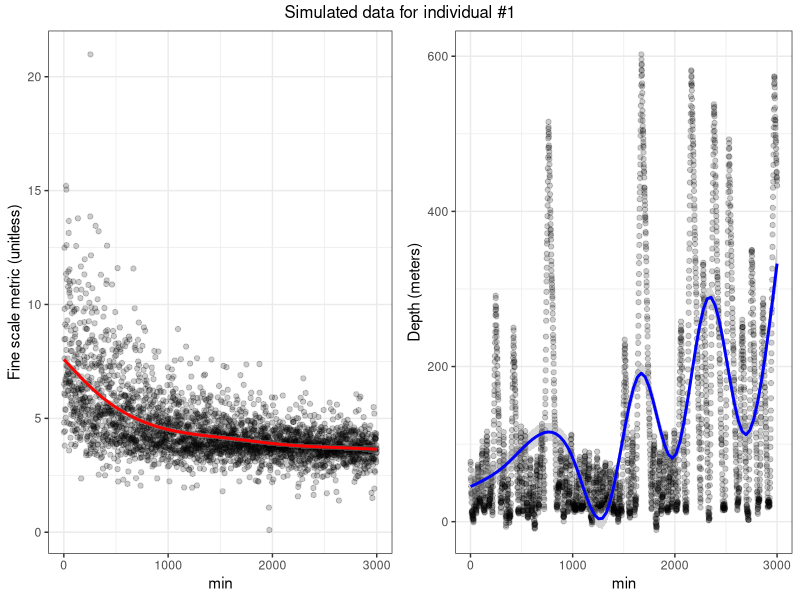
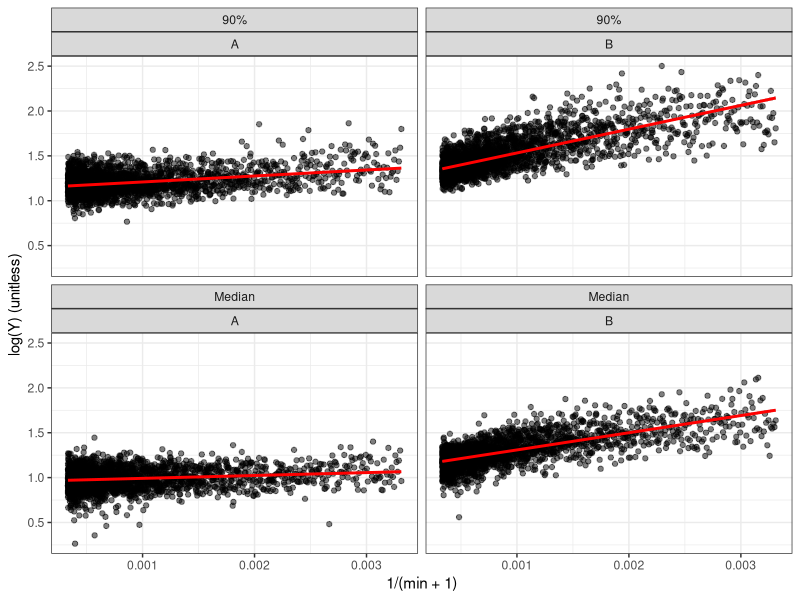
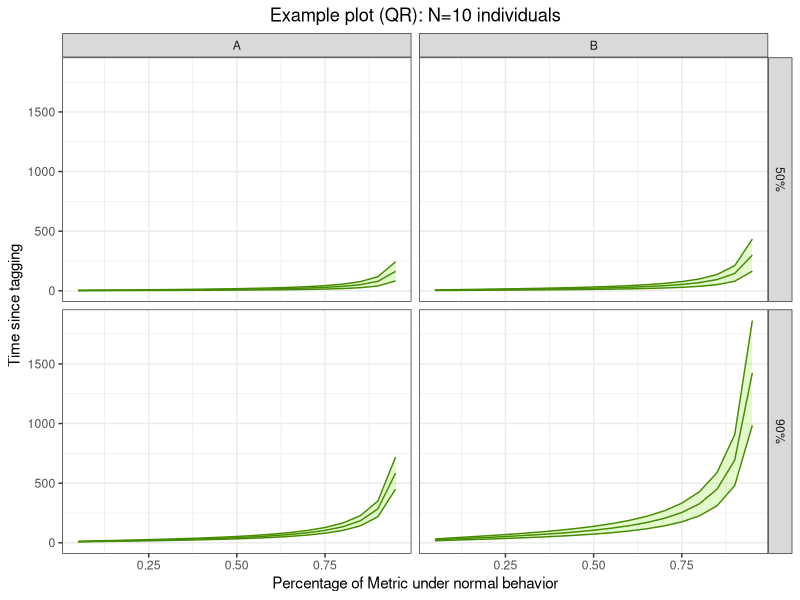
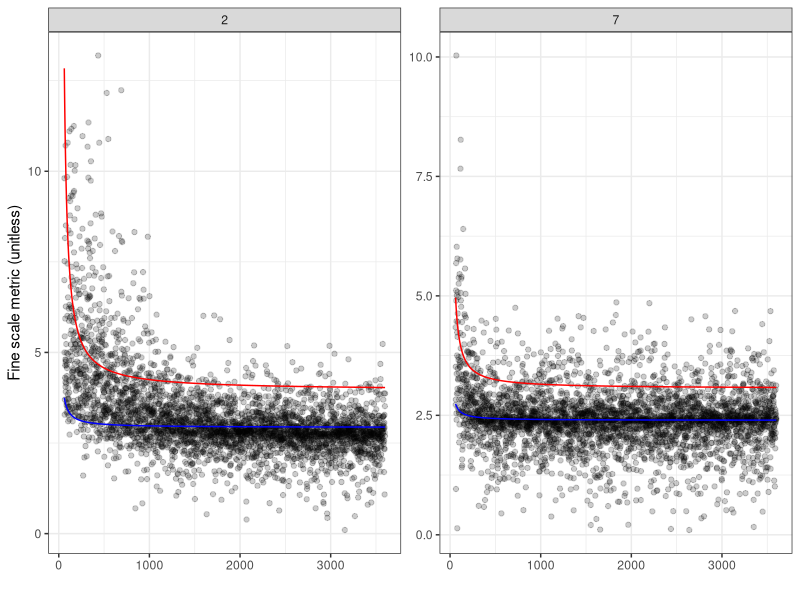
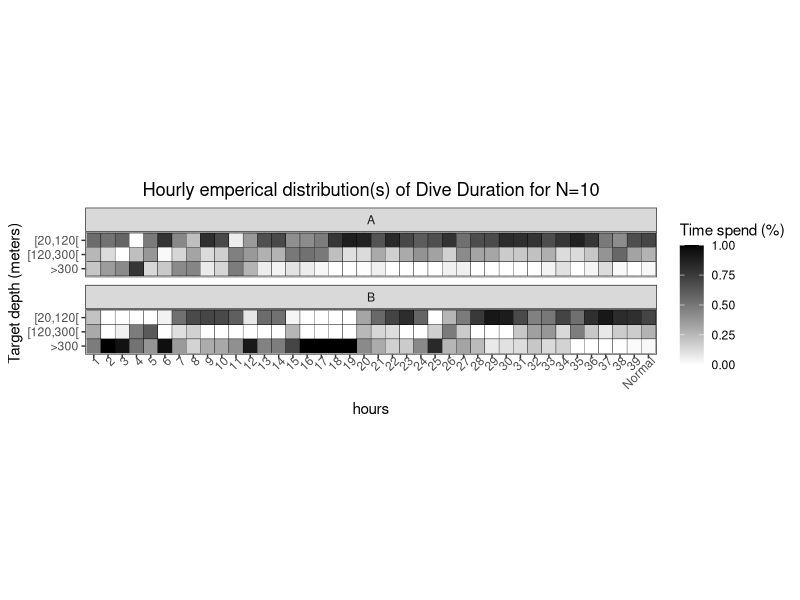
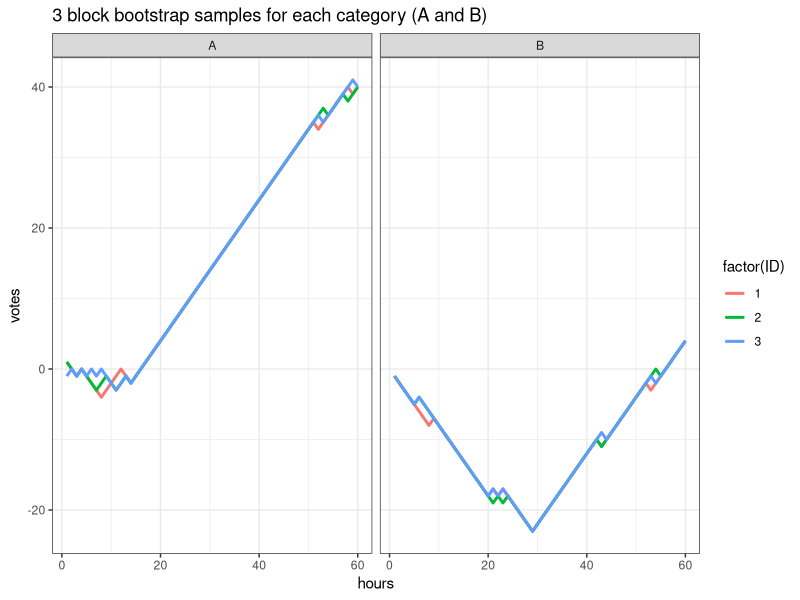
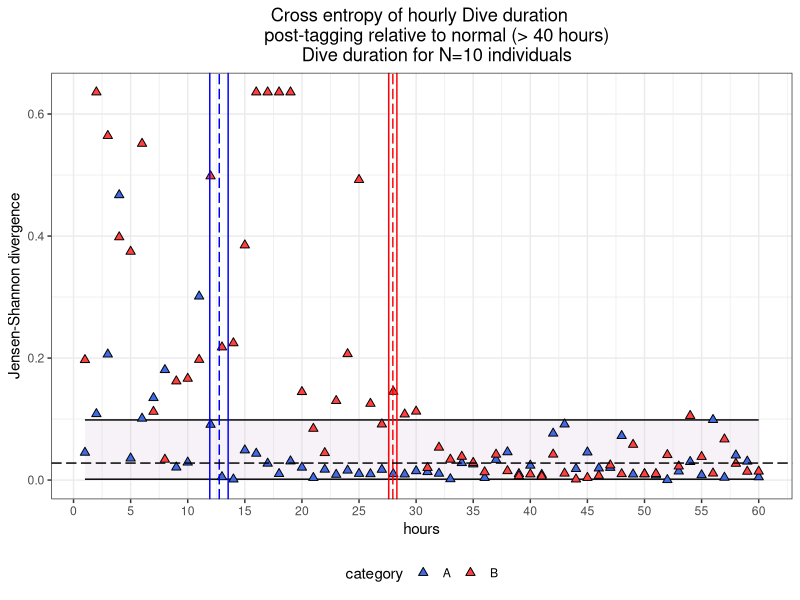

Write R code to recreate these figures, in order.
## ---- chunk 1
library(ggplot2)   ## Grammar of graphics
library(reshape2)  ## Reshaping data frames
library(dplyr)     ## dplyr functionality
library(data.table) ## data tables and data tables functionality
library(readr)     ## read csv
library(gridExtra) ## graphics
library(xtable)    ## LaTeX formatting of tables
library(splines)   ## splines
library(grid)      ## graphics
library(quantreg)  ## quantile regression
library(segmented) ## segmented regression
theme_set(theme_bw()) ## set black and white plots
## ---- chunk 2
set.seed(111) # for reproducibility

##################################################################################
## Simulate 'finescale' metric (eg. VeDBA, Jerk) - assume exponential decay and ##
## with Gamma Noise. The goal is to present the procedure, so the exact         ## 
## distributional form is immaterial                                            ##
##################################################################################

simFineScale <- function(Time,RecTime){ 
  # time in hours, median recovery time, upper quantile recovery time
  
  TimeVec <- 1:(Time*60) # time in minutes
  
  # add variation to recovery time
  recoveryOffset <- sample(-5:5,1) # variation in recovery
  
  # recovery (change) points
  changepoint <- (RecTime+recoveryOffset)
 
  # add gamma noise with scale/rate exponential decaying parameters
  shapeAndScale <- 2*exp(-rep(1:Time,each=60)/changepoint)
  noiseg <- rgamma(TimeVec,shape=shapeAndScale,
                      scale=shapeAndScale)
  # and add normal noise with uniformly distributed std deviation
  noisen <- rnorm(1:(Time*60),0,runif(1:(Time*60)))
  
  # generate observations y and offset to y>0 (data assumed positive)
  y <- noiseg+noisen
  y <- y + abs(min(y))+1e-1
  
  return(y)

}



###############################################################################
## Simulate Depth metric  - assume a random walk with three states: surface, ##      
## foraging, deep diving and ascending where each state has a probability    ##
## which is dependent on whether the whale has recovered or not              ##     
###############################################################################

########################
## Auxiliary function ##
########################
getDepth <- function(x){
  ifelse(x=="Sh",return(sample(40:120,1)),
         ifelse(x=="M",return(sample(120:300,1)),
                return(sample(300:600,1))))
}

simDepth <- function(Time,RecTime){
  # Time in hours, Recovery lower limit, Recovery upper limit
  
  # Time of recovery in hours with variation
  TimeOfRecovery <- sample(max(0,RecTime-5):((RecTime+5)),1)
  
  states <- c("S","Sh","M","D","A") # Surface,Shallow,Medium,Deep diving,Ascending
  curState <- states[5] # Set ascending (start in a dive; see Depth section later)
  
  # check if diving
  divingDummy <- TRUE # start in a dive
  
  baseTransitionProb <- 0.99 # base transition probability from surface to diving
  transitionProb <- 0.99 # variable transition probability
  
  # transition probabilities form Surface (or bottom of dive) to ...
  statesProb <- c(0.9,0.05,0.05,0.3) # Shallow,Medium, Deep diving and Ascending
  statesProbRec <- c(0.1,0.5,0.4,0.3) # (...) after recovery
  
  # speed (in units)
  speed <- c(4,8,12,6) # Shallow,Medium,Deep Diving and Ascending speed
  speedSigma <- c(3,3,3,3) # Standard deviation
  
  depthVec <- rep(0,Time*60) # vector of depths
  depthVec[1] <- getDepth("Sh") # initiate at some Shallow depth
  
  for(t in 2:(Time*60)){ # time in minutes
    
    # recovery transition probabilities
    if(t>TimeOfRecovery*60){statesProb <- statesProbRec}
    
    # check if we are at surface level
    if(curState=="S"){
      divingDummy <- sample(c(1,0),1,
                         prob=c(1-transitionProb,transitionProb)) # change state
      if(divingDummy){ # now diving
        curState <- sample(states[-c(1,5)],1,prob=statesProb[-4])
        targetDepth <- getDepth(curState) # get random target depth
        transitionProb <- baseTransitionProb # reset surface transition probability
      }
      else
      {
        depthVec[t] <- depthVec[t-1]+rnorm(1,0,3) # continue roaming
        transitionProb <- transitionProb*baseTransitionProb # increase chance of transition
      }
    }
    if(curState %in% c("Sh","M","D")){ # check if we are diving or foraging
      if(divingDummy){ # check if we have reached target depth...
        speedIdx <- ifelse(curState=="Sh",1,ifelse(curState=="M",2,3)) # get speed vector index
        depthVec[t] <- depthVec[t-1]+speed[speedIdx]+rnorm(1,0,speedSigma[speedIdx]) # update 
        if(depthVec[t]>targetDepth)divingDummy <- FALSE # target depth reached
      }
      else{ #... or if we are about to ascend
        depthVec[t] <- depthVec[t-1]+rnorm(1,0,3) # continue roaming
        if(runif(1)>statesProb[4])curState<-"A" # now ascending
      }
    }
    # if we are ascending
    if(curState=="A"){
      depthVec[t] <- depthVec[t-1]-speed[4]+rnorm(1,0,speedSigma[4]) # update
      if(depthVec[t]<20)curState <- "S" # we are back at surface level (defined < 20m)
    }
  }
  # return random walk
  return(depthVec)
}
## ---- chunk 3
################################################################################
## Create 10 aquatic animals distributed into 2 groups with one covariate     ##
## which affects the recovery in an exaggerated fashion. The covariate is a   ##
## 2-level factor, where factor A means the recovery is (on average) twice as ##
## fast as the recovery of the group with factor B                            ##
################################################################################


RunTime <- c(50+(0:4)*10,50+(0:4)*10) # total runtime (vector) in hours
# AVERAGE recovery times:
RecTime_Fine_A <-5 # fine recovery of category A whales in hours
RecTime_Fine_B <- 20 # fine recovery of category B whales in hours
RecTime_Depth_A <- 10 # coarse recovery of category A whales in hours
RecTime_Depth_B <- 30 # coarse recovery of category B whales in hours


# initiate dataframe
df <- data.frame(
  ind=integer(), # index of animal
  time=numeric(), # time
  fineM=double(), # fine scale metric
  depth=double(), # depth metric
  covariate=character() # factor covariate (A,B,C,...)
)

# generate data
N <- 10 # 10 individuals
for(n in 1:N){
  if(n>5){ # half has covariate=A
    df0 <- data.frame(ind=n,
                      min=1:(RunTime[n]*60), 
                      fineMetric=simFineScale(RunTime[n],RecTime_Fine_A),
                      depth=simDepth(RunTime[n],RecTime_Depth_A),
                      covariate="A")
  }
  else{ # ... and half has covariate=B (half as fast)
    df0 <- data.frame(ind=n,
                      min=1:(RunTime[n]*60),
                      fineMetric=simFineScale(RunTime[n],RecTime_Fine_B),
                      depth=simDepth(RunTime[n],RecTime_Depth_B),
                      covariate="B")
  }
  df <- rbind(df,df0) # append
}
## ---- chunk 4
p1 <- ggplot(df[df$ind==1,],aes(min,fineMetric))+
  geom_jitter(alpha=I(0.2),color="gray0")+
  geom_smooth(color="red")+
  ylab("Fine scale metric (unitless)")
p2 <- ggplot(df[df$ind==1,],aes(min,depth))+
  geom_jitter(alpha=I(0.2),color="gray0")+
  geom_smooth(color="blue")+
  ylab("Depth (meters)")
grid.arrange(p1,p2,nrow=1,top="Simulated data for individual #1")
## ---- chunk 5
#####################
## Check linearity ##
#####################

# Create dataframes 
dfM <- df %>% group_by(min,covariate) %>% summarize(value=median(log(fineMetric)),type="fineMetric",pos="Median")
dfQ90 <- df %>% group_by(min,covariate) %>% summarize(value=quantile(log(fineMetric),0.9),type="fineMetric",pos="90%") 
dtagg <- rbind(dfM,dfQ90)

# Visualize
ggplot(dtagg[dtagg$type=="fineMetric" & dtagg$min>5*60 & dtagg$min<50*60,],aes(x=1/(min+1),y=value))+
  geom_point(alpha=I(0.5))+
  geom_smooth(method="lm",color="red")+
  ylab("log(Y) (unitless)")+
  facet_wrap(pos~covariate)
## ---- chunk 6
# QuantReg: https://cran.r-project.org/package=quantreg
library(quantreg) 

# fit
formula <- log(fineMetric) ~  factor(ind)+factor(covariate):I(1/(min+1))-1
qr.model <- rq(formula, tau=c(0.5,0.9), data=df) 

# predictions
df$Q90 <- exp(predict(qr.model,newdata=df))[,2] # 90% quantile
df$Q50 <- exp(predict(qr.model,newdata=df))[,1] # 50% quantile

## ---- chunk 7
delta <- seq(0.05,0.95,0.05) # deltas (percentage of change)

# vector of metrics to be studied (eg. VeDBA and Jerk)
met.vec <- c("fineMetric") 
# vector(s) of covariate(s) - in this case we only have one
cov.vec <- c("A","B")
# vector of quantiles - here 50% (median) and 90%
tau.vec <- c("50%","90%")

ml <- length(met.vec) # length
cl <- length(cov.vec) #...
tl <- length(tau.vec) #...
size <- ml*cl*tl # size of data.frame (see below)

# dummy dataframe
df.est <- data.frame(
  met = rep(met.vec,length.out=size), # 1st level: metric
  cov = rep(cov.vec,each=size/cl), # 2nd level: covariate
  tau = rep(rep(tau.vec,size/(ml*tl)),ml), # 3rd level: tau
  t.lower = NA, # upper limit of recovery time
  t.upper = NA, # lower limit of recovery time
  t = NA # recovery time
)

for(c in 1:cl){
  for(t in 1:tl){
      SE <- summary(qr.model)[[t]][3][[1]][N+c,2] # standard error
      est <- summary(qr.model)[[t]][3][[1]][N+c,1] # estimate
      # update dataframe:
      df.est[df.est$met=="fineMetric" & df.est$cov==cov.vec[c] & df.est$tau==tau.vec[t],c("t.lower","t.upper","t")]<-c(est+c(-1,1)*2*SE,est)
  }
}

# auxiliary functions
posOnly <- Vectorize(function(x) ifelse(x>0,x,0))
minOf <- Vectorize(function(x,y) min(x,y))
maxOf <- Vectorize(function(x,y) max(x,y))

reps <- 2*2*1 # covariates*quantiles*metrics
df0 <- data.frame(
  delta = rep(delta,reps), # 1st level 
  t = rep(delta,reps), # 1st level
  Ut = rep(delta,reps), # 1st level
  Lt = rep(delta,reps), # 1st level
  tau = rep(tau.vec,each=((reps/tl)*length(delta))), # 2nd level
  cov = rep(rep(cov.vec,each=((reps/(cl*tl))*length(delta))),ml), # 3rd level
  met = rep(rep(met.vec,each=length(delta)),cl*tl) # 4th level
)

# CONSTRUCT dataframe for plotting (containing Time, CI of Time)
for(m in met.vec){
  for(c in cov.vec){
    for(t in tau.vec){
    
      e <- df.est[df.est$met==m & df.est$cov==c & df.est$tau==t,]$t
      e.l <- df.est[df.est$met==m & df.est$cov==c & df.est$tau==t,]$t.lower
      e.u <- df.est[df.est$met==m & df.est$cov==c & df.est$tau==t,]$t.upper
      
      
      # Estimates
      df0[df0$met==m & df0$cov==c & df0$tau==t,]$t <- posOnly(-(abs(e)/log(delta)))
      
      # CI lower and CI upper:
      if(e<0){
        df0[df0$met==m & df0$cov==c & df0$tau==t,]$Lt<- posOnly(e.u/log(delta))
        df0[df0$met==m & df0$cov==c & df0$tau==t,]$Ut<- posOnly(e.l/log(delta))
      }
      else
      {
        df0[df0$met==m & df0$cov==c & df0$tau==t,]$Ut<- posOnly(-e.u/log(delta))
        df0[df0$met==m & df0$cov==c & df0$tau==t,]$Lt<- posOnly(-e.l/log(delta))
      }
    }
  }
}

## ---- chunk 8
# plot
ggplot(df0,aes(x=delta))+
  geom_ribbon(aes(ymin=Lt,ymax=Ut),alpha=I(0.2),fill="chartreuse2",color="chartreuse4")+
  geom_line(aes(y=t),size=0.5,color="chartreuse4")+
  facet_grid(tau~cov)+
  ylab("Time since tagging")+
  xlab("Percentage of Metric under normal behavior")+
  ggtitle("Example plot (QR): N=10 individuals")+
  theme(plot.title=element_text(hjust=0.5))
## ---- chunk 9
# visualize
ggplot(df[df$ind %in% c(2,7) & df$min>60,],aes(x=min))+
  geom_point(aes(y=fineMetric),alpha=I(0.2))+
  geom_line(aes(y=Q50),size=0.5,colour="blue")+
  geom_line(aes(y=Q90),size=0.5,colour="red")+
  xlab("")+
  ylab("Fine scale metric (unitless)")+
  facet_wrap(ind~.,scales="free")
## ---- chunk 10
# divide depths into segments of 20 meters
depthWidth <- 20

# modify dataframe
df<- mutate(df,
            depthlvl = floor(depth/depthWidth),  # depth level = interval of 20
            TD = rep(0,nrow(df)), # target depth 
            TDD = rep(0,nrow(df))) # dive duration

##################################################
## Construct 'Target depth' and 'Dive duration' ##
##################################################

# Remove consecutive dublicates of depthlvl. 
# X contains two elements (values = Depthlvl)
# and (lengths = Occurences of values)
X <- rle(df$depthlvl) 

maxdepthlvl <- max(X$values) # maximum depth lvl
surfaceidx <- which(X$values %in% c(0)) # all surface indices

# The dummy variables depend upon the TAIL and FRONT (if we start/end at surface)
front.idx <- X$values[1]>0
tail.idx <- tail(X$values,1)>0
dummy.L <- 2*length(surfaceidx)+1 # number of dives
if(tail.idx != front.idx ){dummy.L <- 2*length(surfaceidx)} # adjust

# ILLUSTRATION of the principle above on the 4 lines above:
#   0 1 0 1 0   # Start: Surface, End: Surface  3 dives
#   1 0 1 0 1   # Start: Dive, End: Dive     3 dives
#   0 1 0 1 -   # Start: Surface, End: Dive   2 dives
#   1 0 1 0 -   # Start: Dive, End: Surface    2 dives
# Here 0 represents "surface" and 1 represents "dive".
# Hence if we are at surface at the start and dive in
# the end or vice versa, the no. dives is only 2*"surface appearances"

dummy1 <- rep(0,dummy.L) # initiate dummy for TD (Target Depth)
dummy2 <-rep(0,dummy.L) # initiate dummy for TDD (Dive Duration)


#####################################
## Dummy variable for Target Depth ##
#####################################

if (front.idx == 0){ # if we start at surface
  dummy1[1] <- 0
  for(i in 2:(length(surfaceidx))){
    # get max depth between two consecutive surface lvls
    dummy1[2*(i-1)] <- max(X$values[surfaceidx[i-1]:surfaceidx[i]]) 
  }
}

if (front.idx == 1){ # if we start in a dive
  dummy1[1] <- max(X$values[1:surfaceidx[1]])
  for(i in 2:(length(surfaceidx))){
    # get max depth between two consecutive surface lvls
    dummy1[2*i-1] <- max(X$values[surfaceidx[i-1]:surfaceidx[i]]) 
  }
}

if (tail.idx==1) dummy1[dummy.L] <- max(X$values[surfaceidx[length(surfaceidx)]:length(X$values)])

######################################
## Dummy variable for Dive Duration ##
######################################

m <- 1 # m is updated according to which "dive" we are inside

# loop over X lengths, and update accordingly
for(k in 1:length(X$lengths)){
    # if we are at the surface, add the numbers of surface ticks
    if(X$values[k]==0){      
     if (k!=1){m <- m+1} # new "surface dive"
     dummy2[m] <- X$lengths[k]
     m <- m+1 # begin new "other" dive
    }
    # else, we are diving and we add the time (length) of the specific depth to 
    # the dive duration (TDD)
    else{ 
      dummy2[m] <- dummy2[m] + X$lengths[k]
    }
  }

##################################################################
## USE DUMMY variables to UPDATE Target Depth and Dive Duration ##
################################################################## 
df$TD <- rep(dummy1,dummy2)
df$TDD <- rep(dummy2,dummy2)

# remove unused column
df$depth <- NULL

##################################
## Label Target depth intervals ##
##################################

# quantiles (in meters of 20) used to section Target Depth
qts <- c(1,6,15)
# add "TDsec" variable which signals in which Target Depth area the whale
# appear: Shallow (Sh),Medium (M), Deep (D) and Surface (S)
df <- mutate(df, TDsec = ifelse(TD>15,"D",
                                ifelse(TD>6,"M",
                                       ifelse(TD>1,"Sh","S"))))

# display
head(df)
## ---- chunk 11
tN <- 40 # conservative guess at normal area 

#############################################################
## Define weights used to calculate reference distribution ##
#############################################################

# vector of drop (time) points
tdrop <- sort(round(aggregate(df[df$min>tN*60,]$min,
                        list(df[df$min>tN*60,]$ind),
                        function(x)length(x)/60)$x))+tN
nwhales <- length(unique(df$ind)) # number of whales
nt <- nwhales + 1 - cumsum(rle(tdrop)$lengths) # number of whales before each drop point
tdrop <- rle(tdrop)$values # remove dublicates
tdist <- tdrop-shift(tdrop,1) # distance between drops
tdist[1] <-tdrop[1]-tN+1
tdistrel <- tdist/sum(tdist) # relative distance

# weights
Qweights <- nt/sum(nt)

########################################
## Construct reference distribution Q ##
########################################

constructQ <- function(dtIn,R=0){
  # Dataframe and R (boolean) for random sampling where
  # we exclude a random subset of size M if R =1
  
  ndrops <- length(tdrop) # number of drops
  numberOfTDsections <- length(qts) # number of target depth intervals
  
  # calculate Q at areas with diffeent weight
  # (Dimension = Target depth sections x Number of drop points)
  Qmat <- matrix(0,nrow=numberOfTDsections,ncol=ndrops) 
  
  tmax <- max(tdrop) # last whale droptime
  
  # dummy variables
  dummyvec <- rep(0,ndrops)
  tdist.dummy <- tdist 
  
  # select random hourly interval in normal area to exclude
  # for cross validation
  if(R<0)tskip <- sample(tN:(tmax),1) 
  # ... or select specific hourly interval to exclude
  if(R>0)tskip <- R
  
  # adjusted normalization after removal of a single hourly interval
  idxRemove <- ndrops+1-sum(tskip<=tdrop)
  tdist.dummy[idxRemove] <- tdist.dummy[idxRemove]-1
  
  Q <- rep(0,length(qts)-1) # normal distribution vector
  for(t in tN:(tmax)){
    
    if(t!=tskip){ # if not the random subset that we exclude
      # if the whale has left the surface
      if(nrow(dtIn[dtIn$min>=(t-1)*60 & dtIn$min<t*60 & dtIn$TDsec=="S",])!=0){ 
        
      t.N <-aggregate(list(TDD=dtIn[dtIn$min>=(t-1)*60 
                                & dtIn$min<t*60 & dtIn$TDsec!="S",]$TDD),
                    list(TDsec=dtIn[dtIn$min>=(t-1)*60 
                                       & dtIn$min<t*60 
                                        & dtIn$TDsec!="S",]$TDsec),
                    sum)
  
      
      # get probability at each TD cell
      TDsecIdx <- match(t.N$TDsec,c("D","M","Sh")) # find matches
      t.N0 <- data.frame(TDsec = c("D","M","Sh"),TDD=0)
      t.N0[TDsecIdx,"TDD"] <-t.N$TDD
      
      # get relevant area
      idx <- ndrops+1-sum(t<=tdrop)
      
      # update distribution Q with that area
      Qmat[1:numberOfTDsections,idx] <- Qmat[1:numberOfTDsections,idx]+t.N0$TDD/sum(t.N0$TDD)
      
      }
      else # the whale never leaves the surface in that interval
        {
        # get relevant area
        idx <- ndrops+1-sum(t<=tdrop)
        # update distribution Q with that area
        Qmat[1:numberOfTDsections,idx] <-  Qmat[1:numberOfTDsections,idx] + rep(0,numberOfTDsections)
        }
     }
  }
  
  # normalize
  Qmat <- t(replicate(numberOfTDsections,Qweights))*Qmat/t(replicate(numberOfTDsections,tdist.dummy)) 
  return(rowSums(Qmat))
}

# test
constructQ(df,-1)
## ---- chunk 12

################################################
## Kullback Leibler & Jensen-Shannon function ##
################################################

Kullback <- function(p,q){
  # Kullback Leibler divergence 
  # if p(X)=0,then KB contribution is zero (per definition; see
  # wiki and Kullback Leibler Definition):
  sum(p*log(p/q),na.rm=T)
}

Jensen <- function(p,q){
  # Jensen Shannon divergence
  mm <- 1/2*(p+q)
  return(1/2*(Kullback(p,mm)+Kullback(q,mm)))
}



####################################
## Depth Diagram Dataframe (DDdf) ##
####################################

tmax <- floor(max(df$min)/60) # number of hourly intervals
TDsecLabs <- c("Sh","M","D") # number of Target Depth sections = 3 (not including Surface)
numberOfTDsections <- length(qts) # number of target depth intervals
DDdf <- data.frame(Interval=rep(1:tN,each=numberOfTDsections),
                  TDsec=rep(TDsecLabs,tN), #
                  TDD=rep(0,numberOfTDsections*tN))
# add covariate-identifier (A or B)
DDdf <- rbind(DDdf,DDdf)
DDdf$covariate <- rep(c("A","B"),each=tN*numberOfTDsections)


##################################################################
## Calculate hourly distribution and hourly Jensen-Shannon (JS) ##
##################################################################

JS.A <- rep(0,tmax) # JS for category A whales
JS.B <- rep(0,tmax) # JS for category B whales
JS.all <- rep(0,tmax) # JS for all whales

# add reference distribution to Depthgrid
Q <-constructQ(df,-1) # construct Q by removing a K subset randomly
DDdf[DDdf$Interval==tN & DDdf$covariate=="A",]$TDD <- Q
DDdf[DDdf$Interval==tN & DDdf$covariate=="B",]$TDD <- Q

for(t in 1:tmax){

  if(t>=tN){Q<-constructQ(df,1)} # construct specific subset if t>tN

  ### ALL whales:
      t.all <-aggregate(list(TDD=df[df$min>=(t-1)*60 
                              & df$min<t*60 & df$TDsec!="S",]$TDD),
                  list(TDsec=df[df$min>=(t-1)*60 
                                      & df$min<t*60 
                                      & df$TDsec!="S",]$TDsec),
                  sum)
  
      # get probability at each TD cell
      TDsecIdx <- match(t.all$TDsec,c("D","M","Sh")) # find matches
      t.N0 <- data.frame(TDsec = c("D","M","Sh"),TDD=0)
      t.N0[TDsecIdx,"TDD"] <-t.all$TDD
      
      # hourly distribution P
      P.all <- t.N0$TDD/sum(t.N0$TDD)
      
      # calculate hourly Jensen-Shannon
      JS.all[t] <- Jensen(P.all,Q)
  
  ### Category A whales:
      
      t.A <-aggregate(list(TDD=df[df$min>=(t-1)*60 
                              & df$min<t*60 
                              & df$TDsec!="S" 
                              & df$covariate=="A",]$TDD),
                  list(TDsec=df[df$min>=(t-1)*60 
                                      & df$min<t*60 
                                      & df$TDsec!="S"
                             & df$covariate=="A",]$TDsec),
                  sum)
  
      # get probability at each TD cell
      TDsecIdx <- match(t.A$TDsec,c("D","M","Sh")) # find matches
      t.N0 <- data.frame(TDsec = c("D","M","Sh"),TDD=0)
      t.N0[TDsecIdx,"TDD"] <-t.A$TDD
      
      # hourly distribution P
      P.A <- t.N0$TDD/sum(t.N0$TDD)
      
      # calculate hourly Jensen-Shannon
      JS.A[t] <- Jensen(P.A,Q)
  
      if(t<tN) DDdf[DDdf$Interval==t 
                      & DDdf$covariate=="A",]$TDD <- P.A
  
  ### Category B whales:
      
       t.B <-aggregate(list(TDD=df[df$min>=(t-1)*60 
                              & df$min<t*60 
                              & df$TDsec!="S" 
                              & df$covariate=="B",]$TDD),
                  list(TDsec=df[df$min>=(t-1)*60 
                                      & df$min<t*60 
                                      & df$TDsec!="S"
                             & df$covariate=="B",]$TDsec),
                  sum)
  
      # get probability at each TD cell
      TDsecIdx <- match(t.B$TDsec,c("D","M","Sh")) # find matches
      t.N0 <- data.frame(TDsec = c("D","M","Sh"),TDD=0)
      t.N0[TDsecIdx,"TDD"] <-t.B$TDD
      
      # hourly distribution P
      P.B <- t.N0$TDD/sum(t.N0$TDD)
      
      # calculate hourly Jensen-Shannon
      JS.B[t] <- Jensen(P.B,Q)
  
      if(t<tN) DDdf[DDdf$Interval==t 
                      & DDdf$covariate=="B",]$TDD <- P.B

}

# Normal area Jensen-Shannon (combine)
trim.max <- 60 # focus only on time below trim.max
JS.N.A <- JS.A[tN:trim.max]
JS.N.B <- JS.B[tN:trim.max]
JS.N <- JS.all[tN:trim.max]

# Weighted JS normal (combining categories)
JS.N <- c(JS.N.A,JS.N.B)

## ---- chunk 13
intLabsx <- c(1:(tN-1),"Normal") # hourly intervals
# target depth intervals:
intLabsy <- mapply(function(X,Y)paste0("[",X,",",Y,"[") ,qts[-N]*20,shift(qts,-1)[-N]*20)
intLabsy[length(qts)] <- paste0(">",qts[length(qts)]*20)
names(intLabsy)<-NULL
names(qts)<- NULL

# plot
ggplot(DDdf,aes(x=as.factor(Interval),y=as.factor(TDsec),fill=TDD)) +
  geom_tile(aes(fill=TDD),color="black") +
  coord_fixed()+
  xlab("hours")+
  ylab("Target depth (meters)")+
  scale_fill_gradient(low = "white", high = "gray0",name="Time spend (%)")+
  scale_x_discrete(breaks = 1:tN,labels=intLabsx)+
  scale_y_discrete(breaks=c("Sh","M","D"),labels=intLabsy)+
  theme(axis.text.x = element_text(angle = 45, vjust = 1.2, hjust=1),
        plot.title =element_text(hjust = 0.5))+
  ggtitle("Hourly emperical distribution(s) of Dive Duration for N=10")+
  facet_wrap(.~covariate,ncol=1)
## ---- chunk 14
#########################################
## METHOD: BLOCK BOOTSTRAPPING SIMPLE  ##
#########################################

alpha.lower <- quantile(JS.N,0.025) # lower bound
alpha.upper <- quantile(JS.N,0.975) # upper bound

# Function to check if inside or outside CI
plusMinus <- Vectorize(function(x) ifelse(x>alpha.upper | x < alpha.lower,-1,1))

N.sims <- 200 # number of simulations
lB <- 5 # length of block
B <- floor(trim.max/lB) # number of blocks
t.max <- floor(trim.max/lB)*lB # maximum hours
time.hrs <- 1:t.max # time (vector) in hours

# breakpoints
BP.A <- rep(0,N.sims) # category A
BP.B <- rep(0,N.sims) # category B

# sample for graphical example
exN <- 3
exdf.A <- data.frame(hours=rep(time.hrs,exN),
                     votes=NA,
                     ID=rep(1:exN,each=t.max))
exdf.B <- data.frame(hours=rep(time.hrs,exN),
                     votes=NA,
                     ID=rep(1:exN,each=t.max))

for(n in 1:N.sims){
  # case resampling within each block
  V.bs.A <- rep(0,t.max)
  V.bs.B <- rep(0,t.max)
  for(b in 0:(B-1)){
    idx <- (b*lB+1):((b+1)*lB) # indices
    V.bs.A[idx] <- sample(plusMinus(JS.A[idx])) # block sampling
    V.bs.B[idx] <- sample(plusMinus(JS.B[idx])) # block sampling
  }  
  # make dataframes
  datf.A <-data.frame(votes=c(0,cumsum(V.bs.A)),hours=c(0,time.hrs))
  datf.B <-data.frame(votes=c(0,cumsum(V.bs.B)),hours=c(0,time.hrs))
  
  # save graphical example
  if(n <= exN){
    exdf.A[exdf.A$ID==n,]$votes <- cumsum(V.bs.A)
    exdf.B[exdf.B$ID==n,]$votes <- cumsum(V.bs.B)
  }
  
  # compute breakpoints using segmented regression
  lm.A <- lm(votes~hours,data=datf.A)
  sm.A <- segmented(lm.A)
  lm.B <- lm(votes~hours,data=datf.B)
  sm.B <-segmented(lm.B)
  
  BP.A[n] <- sm.A$psi[2]
  BP.B[n] <- sm.B$psi[2]
}

# estimates and CI
est.A <- mean(BP.A) # recovery A
CI.A <- quantile(BP.A,c(0.025,0.975)) # CI A
est.B <- mean(BP.B) # recovery B
CI.B <- quantile(BP.B,c(0.025,0.975)) # CI B


####################################
## Visualize example of bootstrap ##
####################################
exdf <- rbind(exdf.A,exdf.B)
exdf$category <- rep(c("A","B"),each=t.max*exN)

# plot graphical examples
ggplot(exdf, aes(hours,votes,color=factor(ID)))+
  geom_line(size=1)+
  facet_wrap(.~category)+
  ggtitle("3 block bootstrap samples for each category (A and B)")

## ---- chunk 15
# Differentiate handling time, and weight JS-normal
df.JS <- data.frame(Interval=rep(1:trim.max,2),
                   category=rep(c("A","B"),each=trim.max),
JS=c(JS.A[1:trim.max],JS.B[1:trim.max]))

plot.max <- trim.max # plotting range

ggplot(df.JS,aes(x=Interval,y=JS,fill=category))+
geom_ribbon(aes(ymin=quantile(JS.N,0.025) ,alpha=I(0.2),
                ymax =quantile(JS.N,0.975)),
            color="black",fill="thistle")+
  geom_point(size=2,shape=24)+
  geom_vline(aes(xintercept=est.B),linetype="longdash",color="red")+
  geom_vline(aes(xintercept=CI.B[1]),linetype="solid",color="red")+
  geom_vline(aes(xintercept=CI.B[2]),linetype="solid",color="red")+
  geom_vline(aes(xintercept=est.A),linetype="longdash",color="blue")+
  geom_vline(aes(xintercept=CI.A[1]),linetype="solid",color="blue")+
  geom_vline(aes(xintercept=CI.A[2]),linetype="solid",color="blue")+
  geom_hline(aes(yintercept=mean(JS.N)),linetype="longdash")+
  ylab("Jensen-Shannon divergence")+
  xlab("hours")+
  scale_x_continuous(breaks=seq(0,plot.max,5),
                     labels=seq(0,plot.max,5),
                     limits=c(1,plot.max))+
 scale_color_manual(values=c("blue", "red"))+
  scale_fill_manual(values=c("royalblue", "brown1"))+
  labs(title = "Cross entropy of hourly Dive duration 
       post-tagging relative to normal (> 40 hours) 
       Dive duration for N=10 individuals ")+
  theme(legend.position="bottom",plot.title=element_text(hjust=0.5))
